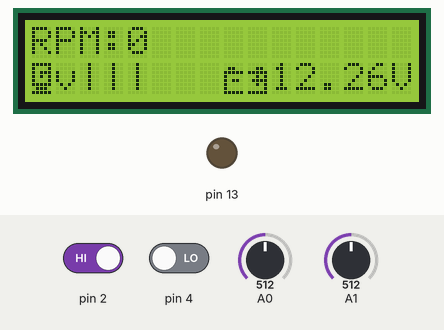
The sketch below on a simulated Arduino Uno, built with avr-gcc and run on an emulated ATmega328P. Shown: 16×2 character LCD, output pins drawn as LEDs (lit = HIGH). The inputs (shaded band) are chosen by the test bench; at power-on: A0 = 512, pin 2 HIGH, pin 4 LOW, A1 = 512. What the sketch prints to the serial monitor is not drawn.

Above: at 7.2 s.
7.3 s: A0 set to 150
At 8.2 s:
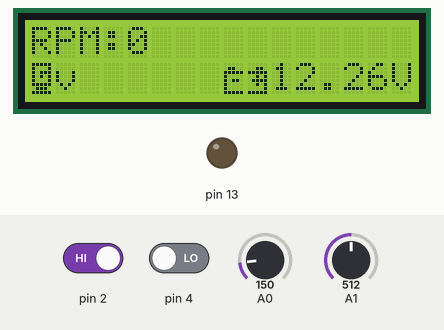
8.8 s: A0 set to 125
At 9.2 s:
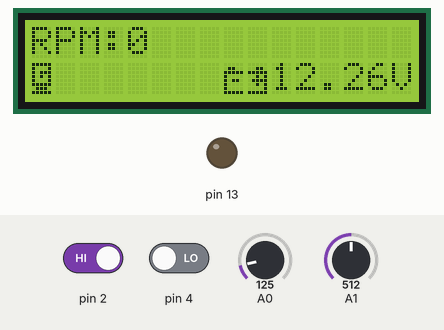
11.8 s: pin 2 driven LOW
At 12.2 s:
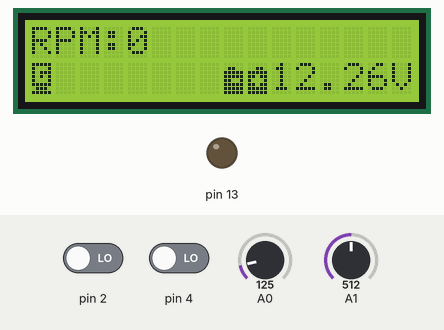
14.8 s: A0 set to 230
At 17.2 s:
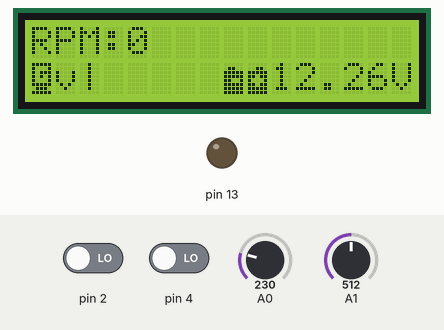
17.8 s: A0 set to 379
20.0 s: A0 set to 408
At 22.2 s:
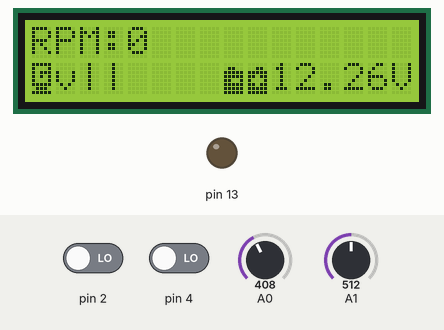
Timing chart, 0 to 23.7 s (numbered marks = the images above; inputs shaded):
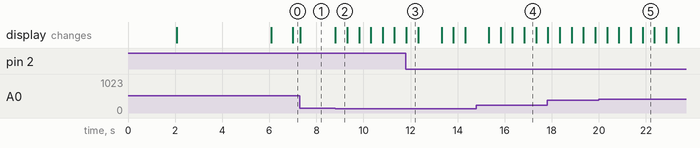

The sketch:

painel_auto_2.ino
```cpp
#include <LiquidCrystal.h>

LiquidCrystal lcd(12,11,10,9,8,7);

int alt = 0;

int tanquegas = 0;

int pulsos;

int rpm;

float volts = 0.0;

long freq, tempo;

boolean pulso;

byte batesq[8]={B00000,B01100,B11111,B10000,B10110,B10000,B10000,B11111};

byte batdir[8]={B00000,B00110,B11111,B00101,B01111,B00101,B00001,B11111};

byte batdirlig[8]={B00000,B00110,B11111,B11011,B10001,B11011,B11111,B11111};

byte batesqlig[8]={B00000,B01100,B11111,B11111,B11001,B11111,B11111,B11111};

byte tanque[8]={B11111,B10001,B10111,B10101,B10001,B11111,B01110,B11111};

byte preto[8]={B11111,B11111,B11111,B11111,B11111,B11111,B11111,B11111};

void setup()
{
  pinMode(A0, INPUT);
  pinMode(A1, INPUT);
  Serial.begin(9600);

  pulso = HIGH;

  lcd.createChar(2,batesq);
  lcd.createChar(3,batdir);
  lcd.createChar(4,batesqlig);
  lcd.createChar(5,batdirlig);
  lcd.createChar(6,tanque);
  lcd.createChar(7,preto);

  lcd.begin(16,2);
  lcd.print("    L2M Soft    ");
  delay(2000);
  lcd.clear();
  lcd.print("  Iniciando...  ");
  delay(4000);
  lcd.clear();

  pinMode(13, OUTPUT);
  pinMode(2, INPUT);
  pinMode(4, INPUT);
}

void loop()
{
  tanquegas = analogRead(A0);
  alt = digitalRead(2);
  Serial.println(tanquegas);
  lcd.setCursor(0,1);
  lcd.write(6);

  if (alt == 0)
  {
    batlig();
    delay(500);
    batdesl();
    delay(500);
  }
  else {
    batdesl();
  }

  voltimetro();
  tacometro();

  if (tanquegas <= 140)
  {
    tanquevazio();
    lcd.setCursor(0,1);
    lcd.write(6);
    delay(500);
    lcd.setCursor(0,1);
    lcd.print(" ");
    delay(500);
  } else {
    if (tanquegas <= 220)
    {
      tanquereserva();
    } else {
      if (tanquegas <= 390)
      {
        tanque1_4();
      } else {
        if (tanquegas <= 500)
        {
          tanquemeio();
        } else {
          if (tanquegas <= 620)
          {
            tanque3_4();
          } else {
            if (tanquegas <= 680)
            {
              tanquecheio();
            }
          }
        }
      }
    }
  }
}

void batlig()
{
  lcd.setCursor(8,1);
  lcd.write(4);
  lcd.setCursor(9,1);
  lcd.write(5);
}

void batdesl()
{
  lcd.setCursor(8,1);
  lcd.write(2);
  lcd.setCursor(9,1);
  lcd.write(3);
}

void tanquecheio()
{
  lcd.setCursor(1,1);
  lcd.print("v|||c");

}

void tanque3_4()
{
  lcd.setCursor(1,1);
  lcd.print("v||| ");
}

void tanquemeio()
{
  lcd.setCursor(1,1);
  lcd.print("v||  ");
}

void tanque1_4()
{
  lcd.setCursor(1,1);
  lcd.print("v|   ");
}

void tanquereserva()
{
  lcd.setCursor(1,1);
  lcd.print("v    ");
}

void tanquevazio()
{
  lcd.setCursor(1,1);
  lcd.print("     ");
}

void voltimetro()
{
  volts = analogRead(1)*(5.0/1023.0);
  volts = volts*4.9;

  lcd.setCursor(10,1);
  lcd.print(volts);
  lcd.setCursor(15,1);
  lcd.print("V");
}

void tacometro()
{
  lcd.setCursor(0,0);
  lcd.print("RPM:");
  tempo = millis();
  if(digitalRead(4) == HIGH)
  {
    if(pulso == HIGH)
    {
      pulsos = pulsos + 1;
    }

    pulso=LOW;

  }
  else{
    pulso=HIGH;
  }

  if(tempo%500==0){
    freq = pulsos/0.5;

    rpm = freq * 20 ;

    lcd.setCursor(4,0);
    lcd.print("            ");
    lcd.setCursor(4,0);
    lcd.print(rpm);

    pulsos=0;
  }
}
```

Measured:
- the behaviour switches between 141 and 140 on A0 (found by bisection; images 1 and 2)
- the behaviour switches between 390 and 391 on A0 (found by bisection; images 4 and 5)
- after the input at 7.3 s, the display: changes at once (image 1)
- after the input at 8.8 s, the display: changes at once (image 2)
- after the input at 11.8 s, the display: changes at once (image 3)
- after the input at 14.8 s, the display: first differs from a run without the input after 2.0 s (image 4 shows a later state)
- after the input at 20.0 s, the display: first differs from a run without the input after 1.9 s (image 5 shows a later state)
